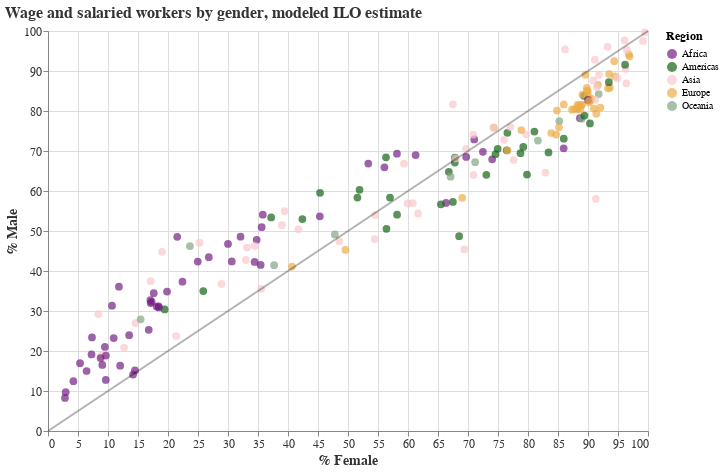

Notebook source saved alongside this figure:
### Code cell
scatter_plot('Wage and salaried workers, female (% of female employment) (modeled ILO estimate)', 
             'Wage and salaried workers, male (% of male employment) (modeled ILO estimate)',
             'Wage and salaried workers by gender, modeled ILO estimate',
             '% Female', '% Male')

### Figure 1 — Vega specification as saved in the notebook (floating-point values rounded to 4 significant figures; data arrays with more than 128 entries replaced by an {"elided": "..."} marker saying what was removed)
{"$schema": "https://vega.github.io/schema/vega/v5.json", "data": [{"name": "source_1", "values": [{"x": 0, "y": 0}, {"x": 100, "y": 100}]}, {"name": "source_0", "values": {"elided": "187 records"}}, {"name": "source_0_color_domain_Region", "values": [{"Region": "Asia"}, {"Region": "Europe"}, {"Region": "Africa"}, {"Region": "Americas"}, {"Region": "Oceania"}]}], "marks": [{"type": "symbol", "name": "layer_0_marks", "from": {"data": "source_0"}, "encode": {"update": {"fill": {"field": "Region", "scale": "color"}, "shape": {"value": "circle"}, "y": {"field": "Wage and salaried workers, male (% of male employment) (modeled ILO estimate)", "scale": "y"}, "x": {"field": "Wage and salaried workers, female (% of female employment) (modeled ILO estimate)", "scale": "x"}, "size": {"value": 60}, "tooltip": {"signal": "{\"Country\": isValid(datum[\"Country\"]) ? datum[\"Country\"] : \"\"+datum[\"Country\"], \"Region\": isValid(datum[\"Region\"]) ? datum[\"Region\"] : \"\"+datum[\"Region\"], \"Year\": format(datum[\"Year\"], \"\"), \"Wage and salaried workers, female (% of female employment) (modeled ILO estimate)\": format(datum[\"Wage and salaried workers, female (% of female employment) (modeled ILO estimate)\"], \"\"), \"Wage and salaried workers, male (% of male employment) (modeled ILO estimate)\": format(datum[\"Wage and salaried workers, male (% of male employment) (modeled ILO estimate)\"], \"\")}"}, "opacity": {"value": 0.7}}}, "style": ["circle"]}, {"type": "line", "name": "layer_1_marks", "from": {"data": "source_1"}, "sort": {"field": "x"}, "encode": {"update": {"y": {"field": "y", "scale": "y"}, "defined": {"signal": "isValid(datum[\"x\"]) && isFinite(+datum[\"x\"]) && isValid(datum[\"y\"]) && isFinite(+datum[\"y\"])"}, "stroke": {"value": "black"}, "x": {"field": "x", "scale": "x"}, "opacity": {"value": 0.3}}}, "style": ["line"]}], "scales": [{"name": "x", "type": "linear", "domain": [0, 100], "range": [0, {"signal": "width"}], "zero": true, "nice": true}, {"name": "y", "type": "linear", "domain": [0, 100], "range": [{"signal": "height"}, 0], "nice": true, "zero": true}, {"name": "color", "type": "ordinal", "domain": {"data": "source_0_color_domain_Region", "field": "Region", "sort": true}, "range": "category"}], "axes": [{"scale": "x", "gridScale": "y", "aria": false, "tickCount": {"signal": "ceil(width/40)"}, "minExtent": 0, "zindex": 0, "orient": "bottom", "labels": false, "domain": false, "grid": true, "maxExtent": 0, "ticks": false}, {"scale": "y", "labels": false, "maxExtent": 0, "orient": "left", "aria": false, "minExtent": 0, "ticks": false, "gridScale": "x", "tickCount": {"signal": "ceil(height/40)"}, "grid": true, "zindex": 0, "domain": false}, {"scale": "x", "grid": false, "title": "% Female", "labelFlush": true, "zindex": 0, "tickCount": {"signal": "ceil(width/40)"}, "orient": "bottom", "labelOverlap": true}, {"scale": "y", "grid": false, "labelOverlap": true, "zindex": 0, "orient": "left", "tickCount": {"signal": "ceil(height/40)"}, "title": "% Male"}], "title": {"text": "Wage and salaried workers by gender, modeled ILO estimate", "anchor": "start"}, "legends": [{"fill": "color", "symbolType": "circle", "title": "Region", "encode": {"symbols": {"update": {"opacity": {"value": 0.7}}}}}], "config": {"range": {"category": ["#742183", "#166417", "#f8c7cc", "#edae49", "#81a684", "#113447", "#AACEBE", "#c6e2e9", "#2c8c99", "#73eedc"], "diverging": {"scheme": "purplegreen"}, "heatmap": {"scheme": "purplegreen"}, "ordinal": ["#166417", "#742183"]}, "axis": {"labelFontSize": 12, "titleFontSize": 14, "labelFont": "Arial", "titleFont": "Arial", "labelColor": "#333333", "titleColor": "#333333"}, "legend": {"labelFontSize": 10, "titleFontSize": 12, "labelFont": "Arial", "titleFont": "Arial"}, "style": {"cell": {"width": 600, "height": 400}, "group-title": {"fontSize": 16, "font": "Helvetica", "fill": "#333333"}}}, "padding": 5, "height": 400, "width": 600, "style": "cell", "background": "white"}
